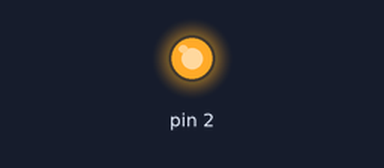
The sketch below on a simulated Arduino Uno, built with avr-gcc and run on an emulated ATmega328P. On the bench: output pins drawn as LEDs (lit = HIGH). Pins used as bus, display or sensor lines are not drawn; what the sketch prints to the serial monitor is not drawn.

Above: at 0.1 s.
Timing chart, 0 to 1.6 s (numbered marks = the images above):
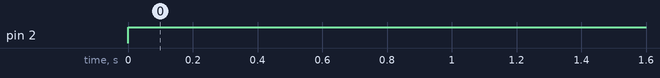

Measured:
- by itself, pin 2: LOW → HIGH at 0.00 s

The sketch:

Relay.ino
```cpp
#define r1 9
#define r2 8
void setup() {
  // put your setup code here, to run once:
Serial.begin(9600);
pinMode(r1,OUTPUT);
pinMode(r2,OUTPUT);
pinMode(2,OUTPUT);
}

void loop() {
  // put your main code here, to run repeatedly:
digitalWrite(2,HIGH);
digitalWrite(r1,HIGH);
digitalWrite(r2,LOW);
Serial.println("2 pin or 1st Relay");
delay(5000);
digitalWrite(r2,HIGH);
digitalWrite(r1,LOW);
Serial.println("***4 pin or 2st Relay***");
delay(5000);
}
```
